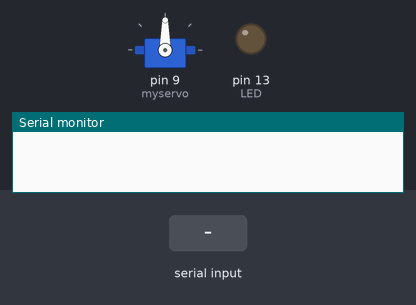
A sketch run on a simulated Arduino Uno, built with avr-gcc and run on an emulated ATmega328P. Parts: servo, output pins drawn as LEDs (lit = HIGH), the last lines printed to the serial monitor. The inputs (shaded band) are chosen by the test bench.

Above: at 1.2 s.
1.3 s: byte 30 received over Serial
At 2.4 s:
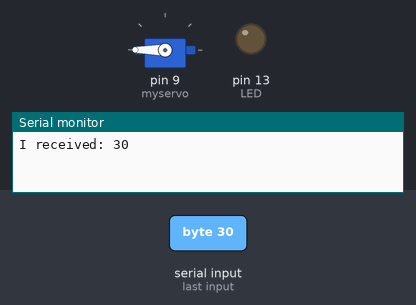
At 2.78 s:
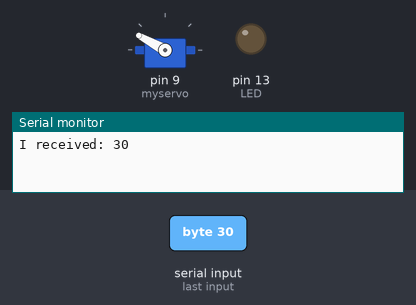
Timing chart, 0 to 4.6 s (numbered marks = the images above; inputs shaded):
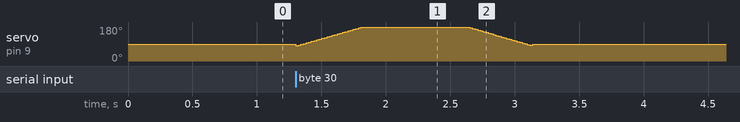

The sketch:

sketch_dec21a.ino
```cpp
#include <Servo.h>

Servo myservo;
int pos = 0;

const int LED = 13;
int incomingByte;  // 受信データ用
void setup(){
  Serial.begin(115200);
  pinMode(LED, OUTPUT);
  myservo.attach(9);
}

void loop(){
  if (Serial.available() > 0) { // 受信したデータが存在する
    incomingByte = Serial.read(); // 受信データを読み込む
    Serial.print("I received: "); // 受信データを送りかえす
    Serial.println(incomingByte);
  for (pos = 80; pos <= 260; pos += 1) { // goes from 0 degrees to 180 degrees
    // in steps of 1 degree
    myservo.write(pos);              // tell servo to go to position in variable 'pos'
    delay(5);                       // waits 15ms for the servo to reach the position
  }
  for (pos = 260; pos >= 80; pos -= 1) { // goes from 180 degrees to 0 degrees
    myservo.write(pos);              // tell servo to go to position in variable 'pos'
    delay(5);                       // waits 15ms for the servo to reach the position
  }
  myservo.write(90);
  }
  delay(1);
}
```
